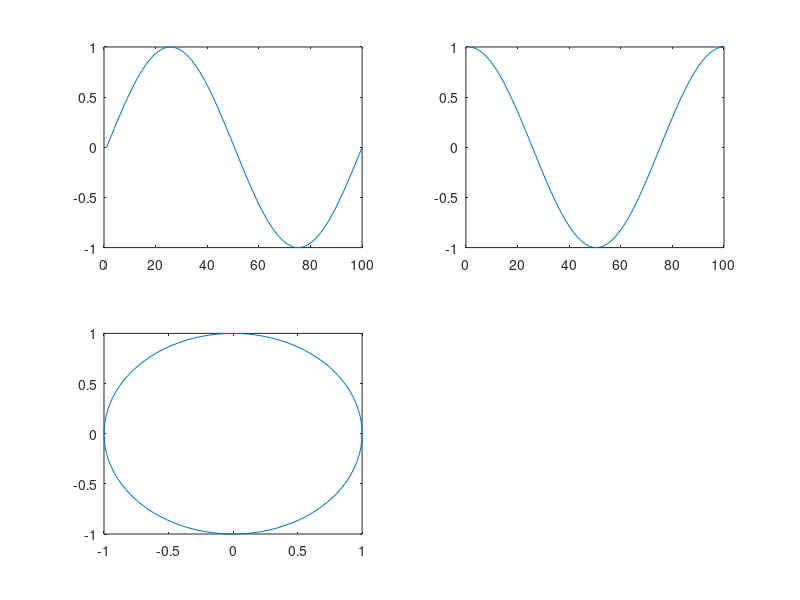

Source code (MATLAB):
x = [1:10];  %array from 1 to 10
x = [1:1:11];
x = [1:2:11];  %[start : step : stop]

y = linspace(0,10,10); %linspace(start,stop,no of data)

r=3;
t= 2*pi*r;
x1 = sin(30 *pi)/180 ;   %sin30 ; 2 * pi=360;
x2 = 10e-2;
date;
calendar;
x3 = log10(10)^4;

x4 = log2(8)^4;
x5 = log2(5);
x6 = log(10);
x7 = 0:2:17;
y = 2*x7;
t1 = linspace(0,2*pi,100);
t2 = linspace(1,10,10);

x8 = sin(t1);
y2 = cos(t1);
plot(x8);
plot(y2);
plot(x8,y2);
subplot(2,2,1),plot(t1,y2),subplot(2,2,2),plot(t1,x8);
subplot(2,2,1),plot(x8),subplot(2,2,2),plot(y2),subplot(2,2,3),plot(x8,y2)


%plot(x8,' -r' )
%hold on
%plot(y2,' -.b' )
%hold on
%plot(x8,y2,':k' )
%legend('Sin', 'Cos', 'Circle',1)











